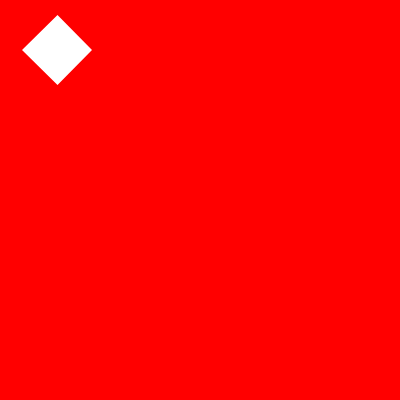
Frame 1 (no input)
Frame 60 (no input): identical to frame 1, image omitted
Frame 120 (the mouse pressed at the canvas centre since frame 60): identical to frame 1, image omitted

The p5.js sketch that drew this single still picture (run headless with seeded random() and noise() and a simulated clock; from frame 60 on, the mouse is pressed at the canvas centre):

// p5.js sketch
// ── sketch.js
function setup(){
    createCanvas(400,400);
    colorMode(HSB, 30,0,0);
    noStroke();

}

    function draw(){
        background(0,150,10);

        beginShape(TRIANGLE_FAN);
        vertex(57.5, 50);
        vertex(57.5, 15);
        vertex(92, 50);
        vertex(57.5, 85);
        vertex(22, 50);
        vertex(57.5, 15);
        endShape();
       
    }
